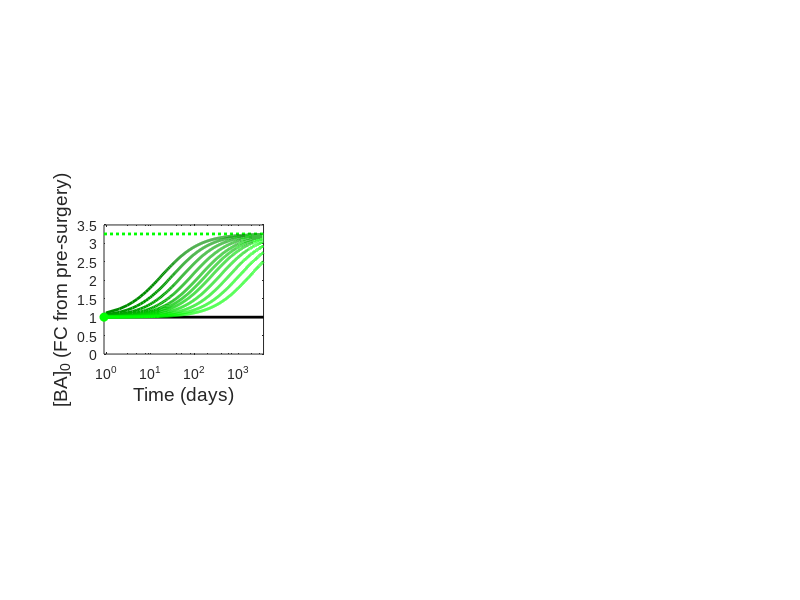

MATLAB code for this plot: (Note: this script raises an error after producing the figure.)
clear l
t_final = 10*365;
sequence = unique(ceil(10.^[0:log10(10*365)/(126):log10(10*365)]));

h = figure('units', 'normalized', 'Position', [0.1 0.05 0.6 0.9]);
types   = {'-' '-' ':'};
oom     = [1 10 100 1000];
ys      = 3;
xs      = 3;
fn      = 'Arial';
fs1     = 10;
fs2     = 14;
 
%% B

subplot(ys,xs,4) 
load('F_L_forEX2.mat')

hvt     = (365/20)*10.^(sort([1-([1:5].^1.25)/(5^1.25) 1 1+([1:5].^1.25)/(5^1.25)]));
hvt0    = 365/2;

vmax0   = F_L-1;

t_final = 10*365;

semilogx([0.9 t_final], [1 1], 'k-', 'LineWidth', 2); hold on 
semilogx([0.9 t_final], [F_L F_L], 'g:', 'LineWidth', 2); hold on 

for it = 1:length(hvt)
    x       = 1:t_final;
    y       = 1+vmax0*x./(hvt(it)+x);
    
    semilogx([0.9, x],[1, y],'Color',[0 0.5+(it/length(hvt)/2) 0], 'LineWidth', 2); hold on
  
    ylim([0 3.5])
    xlim([0.9 t_final])
end
plot([0.9], 1, 'o', 'MarkerFaceColor', [0 0.5+(it/length(hvt)/2) 0],'MarkerEdgeColor', [0 0.5+(it/length(hvt)/2) 0]); hold on


xlabel('Time (days)', 'FontName', fn, 'FontSize', fs2)
ylabel('[BA]_0 (FC from pre-surgery)', 'FontName', fn, 'FontSize', fs2)
set(gca, 'XTick', oom, 'FontName', fn, 'FontSize', fs1)

%% C, D, E, F
for c = 1:size(post_days,1)
    for it = 1:length(sequence)
        hyp_chars_pre   = determine_char(pre_surgery{c});
        plots.PL(c,it) = hyp_chars{c,it}.fasting_pl;
        plots.HA(c,it) = hyp_chars{c,it}.meal_30;
        plots.MA(c,it) = hyp_chars{c,it}.meal_max;
        plots.SY(c,it) = hyp_chars{c,it}.synthesis;
    end
    
    if c == 1
        curr_cs = [0.5 0.5 0.5];
    elseif c == 2
        curr_cs = [0 0 0];
    elseif c>=3
        curr_cs = [0 0.45+((c-2)/20) 0];
    end
    
    subplot(ys,xs,[2 3 5 6])
    l(c) = semilogx([0.9, sequence], [hyp_chars_pre.fasting_pl, plots.PL(c,:)]/hyp_chars_pre.fasting_pl, 'Color', curr_cs, 'LineWidth', 2); hold on
    plot([0.9], [hyp_chars_pre.fasting_pl]/hyp_chars_pre.fasting_pl, 'o', 'MarkerFaceColor', curr_cs,'MarkerEdgeColor', curr_cs); hold on
    xlabel('Time (days)', 'FontName', fn, 'FontSize', fs2)
    ylabel('Fasting [TBA]_{pl} (FC from pre-surgery)', 'FontName', fn, 'FontSize', fs2)
    if c == 3
        legend(l,{'No regulation' 'Constant regulation' 'Time varying regulation'}, 'Location', 'NorthWest');
    end
    xlim([0.9 t_final])
    ylim([0 3])
    set(gca, 'XTick', oom, 'FontName', fn, 'FontSize', fs1)
    
    subplot(ys,xs,7)
    semilogx([0.9, sequence], [hyp_chars_pre.meal_30./hyp_chars_pre.fasting_pl, plots.HA(c,:)./plots.PL(c,:)], 'Color', curr_cs, 'LineWidth', 2); hold on
    plot([0.9], hyp_chars_pre.meal_30./hyp_chars_pre.fasting_pl, 'o', 'MarkerFaceColor', curr_cs,'MarkerEdgeColor', curr_cs); hold on
    xlabel('Time (days)', 'FontName', fn, 'FontSize', fs2)
    ylabel('30 minute increase (FC from fasting)', 'FontName', fn, 'FontSize', fs2)
    xlim([0.9 t_final])
    ylim([1 6])
    set(gca, 'XTick', oom, 'FontName', fn, 'FontSize', fs1)
    
    subplot(ys,xs,9)
    semilogx([0.9, sequence], [hyp_chars_pre.synthesis, plots.SY(c,:)], 'Color', curr_cs, 'LineWidth', 2); hold on
    plot([0.9], hyp_chars_pre.synthesis, 'o', 'MarkerFaceColor', curr_cs,'MarkerEdgeColor', curr_cs); hold on
    xlabel('Time (days)', 'FontName', fn, 'FontSize', fs2)
    ylabel('Synthesis (\mumol/min)', 'FontName', fn, 'FontSize', fs2)
    xlim([0.9 t_final])
    ylim([0 2])
    set(gca, 'XTick', oom, 'FontName', fn, 'FontSize', fs1)
    
    
    subplot(ys,xs,8)
    semilogx([0.9, sequence], [hyp_chars_pre.meal_max./hyp_chars_pre.fasting_pl, plots.MA(c,:)./plots.PL(c,:)], 'Color', curr_cs, 'LineWidth', 2); hold on
    plot([0.9],hyp_chars_pre.meal_max./hyp_chars_pre.fasting_pl, 'o', 'MarkerFaceColor', curr_cs,'MarkerEdgeColor', curr_cs); hold on
    xlabel('Time (days)', 'FontName', fn, 'FontSize', fs2)
    ylabel('Maximal increase (FC from fasting)', 'FontName', fn, 'FontSize', fs2)
    xlim([0.9 t_final])
    ylim([1 6])
    set(gca, 'XTick', oom, 'FontName', fn, 'FontSize', fs1)
    
end

%%
figure()
for c = 1:size(post_days,1)
    for it = 1:length(sequence)
        hyp_chars_pre   = determine_char(pre_surgery{c});
        plots.P(c,it) = hyp_chars{c,it}.fasting_pl_p ./ hyp_chars{c,it}.fasting_pl * 100;
    end
    
    if c == 1
        curr_cs = [0.5 0.5 0.5];
    elseif c == 2
        curr_cs = [0 0 0];
    elseif c>=3
        curr_cs = [0 0.45+((c-2)/20) 0];
    end
    
    semilogx([0.9, sequence], [hyp_chars_pre.fasting_pl_p./hyp_chars_pre.fasting_pl*100, plots.P(c,:)], 'Color', curr_cs, 'LineWidth', 2); hold on
%     plot([0.9],hyp_chars_pre.meal_max./hyp_chars_pre.fasting_pl, 'o', 'MarkerFaceColor', curr_cs,'MarkerEdgeColor', curr_cs); hold on
    xlabel('Time (days)', 'FontName', fn, 'FontSize', fs2)
    ylabel('% Primary bile acids (of fasting TBA)', 'FontName', fn, 'FontSize', fs2)
    xlim([0.9 t_final])
%     ylim([1 6])
    set(gca, 'XTick', oom, 'FontName', fn, 'FontSize', fs1)
end
%%
hgexport(h,'CHAPTER_5_FIGURE_6.eps');
hgexport(h,'CHAPTER_5_FIGURE_6.fig');